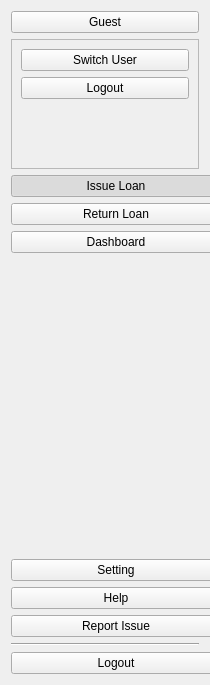
     <widget class="QWidget" name="side_menu_2" native="true">
      <property name="minimumSize">
       <size>
        <width>200</width>
        <height>0</height>
       </size>
      </property>
      <property name="maximumSize">
       <size>
        <width>210</width>
        <height>16777215</height>
       </size>
      </property>
      <property name="styleSheet">
       <string notr="true"/>
      </property>
      <layout class="QVBoxLayout" name="verticalLayout">
       <item>
        <widget class="QPushButton" name="btn_user">
         <property name="enabled">
          <bool>true</bool>
         </property>
         <property name="cursor">
          <cursorShape>PointingHandCursor</cursorShape>
         </property>
         <property name="layoutDirection">
          <enum>Qt::LeftToRight</enum>
         </property>
         <property name="styleSheet">
          <string notr="true"/>
         </property>
         <property name="text">
          <string>Guest</string>
         </property>
         <property name="icon">
          <iconset resource="../icon/resources.qrc">
           <normaloff>:/icons8-user-60.png</normaloff>:/icons8-user-60.png</iconset>
         </property>
         <property name="iconSize">
          <size>
           <width>50</width>
           <height>50</height>
          </size>
         </property>
         <property name="checkable">
          <bool>false</bool>
         </property>
        </widget>
       </item>
       <item>
        <widget class="QFrame" name="frame_user">
         <property name="minimumSize">
          <size>
           <width>0</width>
           <height>100</height>
          </size>
         </property>
         <property name="frameShape">
          <enum>QFrame::StyledPanel</enum>
         </property>
         <property name="frameShadow">
          <enum>QFrame::Raised</enum>
         </property>
         <layout class="QVBoxLayout" name="verticalLayout_5">
          <item>
           <widget class="QPushButton" name="btn_switch_user">
            <property name="cursor">
             <cursorShape>PointingHandCursor</cursorShape>
            </property>
            <property name="text">
             <string>Switch User</string>
            </property>
            <property name="icon">
             <iconset resource="../icon/resources.qrc">
              <normaloff>:/change-user-30.png</normaloff>:/change-user-30.png</iconset>
            </property>
            <property name="iconSize">
             <size>
              <width>30</width>
              <height>30</height>
             </size>
            </property>
           </widget>
          </item>
          <item>
           <widget class="QPushButton" name="btn_logout">
            <property name="cursor">
             <cursorShape>PointingHandCursor</cursorShape>
            </property>
            <property name="text">
             <string>Logout</string>
            </property>
            <property name="icon">
             <iconset resource="../icon/resources.qrc">
              <normaloff>:/icons8-log-out-60.png</normaloff>:/icons8-log-out-60.png</iconset>
            </property>
            <property name="iconSize">
             <size>
              <width>30</width>
              <height>30</height>
             </size>
            </property>
           </widget>
          </item>
          <item>
           <spacer name="verticalSpacer">
            <property name="orientation">
             <enum>Qt::Vertical</enum>
            </property>
            <property name="sizeType">
             <enum>QSizePolicy::Maximum</enum>
            </property>
            <property name="sizeHint" stdset="0">
             <size>
              <width>20</width>
              <height>60</height>
             </size>
            </property>
           </spacer>
          </item>
         </layout>
        </widget>
       </item>
       <item>
        <widget class="QPushButton" name="btn_home_2">
         <property name="minimumSize">
          <size>
           <width>210</width>
           <height>0</height>
          </size>
         </property>
         <property name="cursor">
          <cursorShape>PointingHandCursor</cursorShape>
         </property>
         <property name="text">
          <string>Issue Loan</string>
         </property>
         <property name="icon">
          <iconset resource="../icon/resources.qrc">
           <normaloff>:/icons8-home-60.png</normaloff>:/icons8-home-60.png</iconset>
         </property>
         <property name="iconSize">
          <size>
           <width>40</width>
           <height>40</height>
          </size>
         </property>
         <property name="checkable">
          <bool>true</bool>
         </property>
         <property name="checked">
          <bool>true</bool>
         </property>
         <property name="autoExclusive">
          <bool>true</bool>
         </property>
        </widget>
       </item>
       <item>
        <widget class="QPushButton" name="btn_check_in_2">
         <property name="enabled">
          <bool>true</bool>
         </property>
         <property name="minimumSize">
          <size>
           <width>210</width>
           <height>0</height>
          </size>
         </property>
         <property name="cursor">
          <cursorShape>PointingHandCursor</cursorShape>
         </property>
         <property name="text">
          <string>Return Loan</string>
         </property>
         <property name="icon">
          <iconset resource="../icon/resources.qrc">
           <normaloff>:/icons8-checkout-60.png</normaloff>:/icons8-checkout-60.png</iconset>
         </property>
         <property name="iconSize">
          <size>
           <width>40</width>
           <height>40</height>
          </size>
         </property>
         <property name="checkable">
          <bool>true</bool>
         </property>
         <property name="autoExclusive">
          <bool>true</bool>
         </property>
        </widget>
       </item>
       <item>
        <widget class="QPushButton" name="btn_dashboard_2">
         <property name="enabled">
          <bool>true</bool>
         </property>
         <property name="minimumSize">
          <size>
           <width>210</width>
           <height>0</height>
          </size>
         </property>
         <property name="cursor">
          <cursorShape>PointingHandCursor</cursorShape>
         </property>
         <property name="text">
          <string>Dashboard</string>
         </property>
         <property name="icon">
          <iconset resource="../icon/resources.qrc">
           <normaloff>:/icons8-dashboard-60.png</normaloff>:/icons8-dashboard-60.png</iconset>
         </property>
         <property name="iconSize">
          <size>
           <width>40</width>
           <height>40</height>
          </size>
         </property>
         <property name="checkable">
          <bool>true</bool>
         </property>
         <property name="autoExclusive">
          <bool>true</bool>
         </property>
        </widget>
       </item>
       <item>
        <spacer name="verticalSpacer_3">
         <property name="orientation">
          <enum>Qt::Vertical</enum>
         </property>
         <property name="sizeHint" stdset="0">
          <size>
           <width>20</width>
           <height>300</height>
          </size>
         </property>
        </spacer>
       </item>
       <item>
        <widget class="QPushButton" name="btn_setting_2">
         <property name="enabled">
          <bool>true</bool>
         </property>
         <property name="minimumSize">
          <size>
           <width>210</width>
           <height>0</height>
          </size>
         </property>
         <property name="cursor">
          <cursorShape>PointingHandCursor</cursorShape>
         </property>
         <property name="text">
          <string>Setting</string>
         </property>
         <property name="icon">
          <iconset resource="../icon/resources.qrc">
           <normaloff>:/icons8-setting-60.png</normaloff>:/icons8-setting-60.png</iconset>
         </property>
         <property name="iconSize">
          <size>
           <width>40</width>
           <height>40</height>
          </size>
         </property>
         <property name="checkable">
          <bool>true</bool>
         </property>
         <property name="autoExclusive">
          <bool>true</bool>
         </property>
        </widget>
       </item>
       <item>
        <widget class="QPushButton" name="btn_help_2">
         <property name="minimumSize">
          <size>
           <width>210</width>
           <height>0</height>
          </size>
         </property>
         <property name="cursor">
          <cursorShape>PointingHandCursor</cursorShape>
         </property>
         <property name="text">
          <string>Help</string>
         </property>
         <property name="icon">
          <iconset resource="../icon/resources.qrc">
           <normaloff>:/icons8-help-60.png</normaloff>:/icons8-help-60.png</iconset>
         </property>
         <property name="iconSize">
          <size>
           <width>40</width>
           <height>40</height>
          </size>
         </property>
         <property name="checkable">
          <bool>true</bool>
         </property>
         <property name="autoExclusive">
          <bool>true</bool>
         </property>
        </widget>
       </item>
       <item>
        <widget class="QPushButton" name="btn_report_2">
         <property name="minimumSize">
          <size>
           <width>210</width>
           <height>0</height>
          </size>
         </property>
         <property name="cursor">
          <cursorShape>PointingHandCursor</cursorShape>
         </property>
         <property name="text">
          <string>Report Issue</string>
         </property>
         <property name="icon">
          <iconset resource="../icon/resources.qrc">
           <normaloff>:/icons8-issue-60.png</normaloff>:/icons8-issue-60.png</iconset>
         </property>
         <property name="iconSize">
          <size>
           <width>40</width>
           <height>40</height>
          </size>
         </property>
         <property name="checkable">
          <bool>true</bool>
         </property>
         <property name="autoExclusive">
          <bool>true</bool>
         </property>
        </widget>
       </item>
       <item>
        <widget class="Line" name="line">
         <property name="orientation">
          <enum>Qt::Horizontal</enum>
         </property>
        </widget>
       </item>
       <item>
        <widget class="QPushButton" name="btn_logout_2">
         <property name="minimumSize">
          <size>
           <width>210</width>
           <height>0</height>
          </size>
         </property>
         <property name="styleSheet">
          <string notr="true"/>
         </property>
         <property name="text">
          <string>Logout</string>
         </property>
         <property name="icon">
          <iconset resource="../icon/resources.qrc">
           <normaloff>:/icons8-log-out-60.png</normaloff>:/icons8-log-out-60.png</iconset>
         </property>
         <property name="iconSize">
          <size>
           <width>40</width>
           <height>40</height>
          </size>
         </property>
         <property name="checkable">
          <bool>false</bool>
         </property>
        </widget>
       </item>
      </layout>
     </widget>
